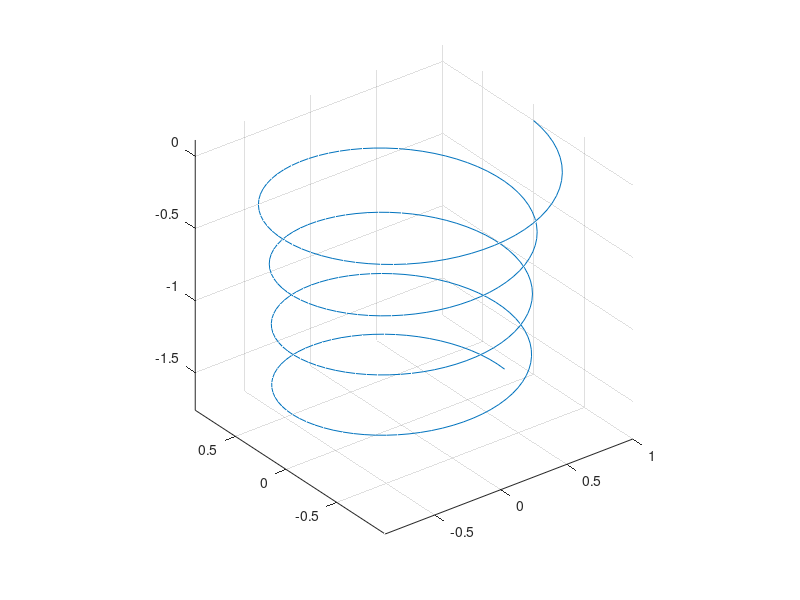

Source code (MATLAB):
clear; clc; clf;

% Parameters
nrev=4;
dpsi_w=5*pi/180;

psi_b=nrev*(2*pi);
nw=ceil(psi_b/(dpsi_w));
CT=0.0045;
Nb=2;
sol=0.02;

psi_w=linspace(0,psi_b,nw);

% Model Coefficients
A=0.78;
LAMBDA=0.145+27*CT;
k1=-0.25*CT/sol;
k2=-1.41*sqrt(0.5*CT);

% Wake tip trajectory
r_tip=A+(1-A)*exp(-LAMBDA*psi_w);
z_tip=zeros(size(psi_w));

for i=1:length(psi_w)
  if (psi_w(i)<=2*pi/Nb)
    z_tip(i)=k1*psi_w(i);
  else
    z_tip(i)=k1*(2*pi/Nb)+k2*(psi_w(i)-2*pi/Nb);
  end
end

x_tip=r_tip.*cos(psi_b-psi_w);
y_tip=r_tip.*sin(psi_b-psi_w);

plot3(x_tip,y_tip,z_tip,'-')
grid on
axis vis3d
